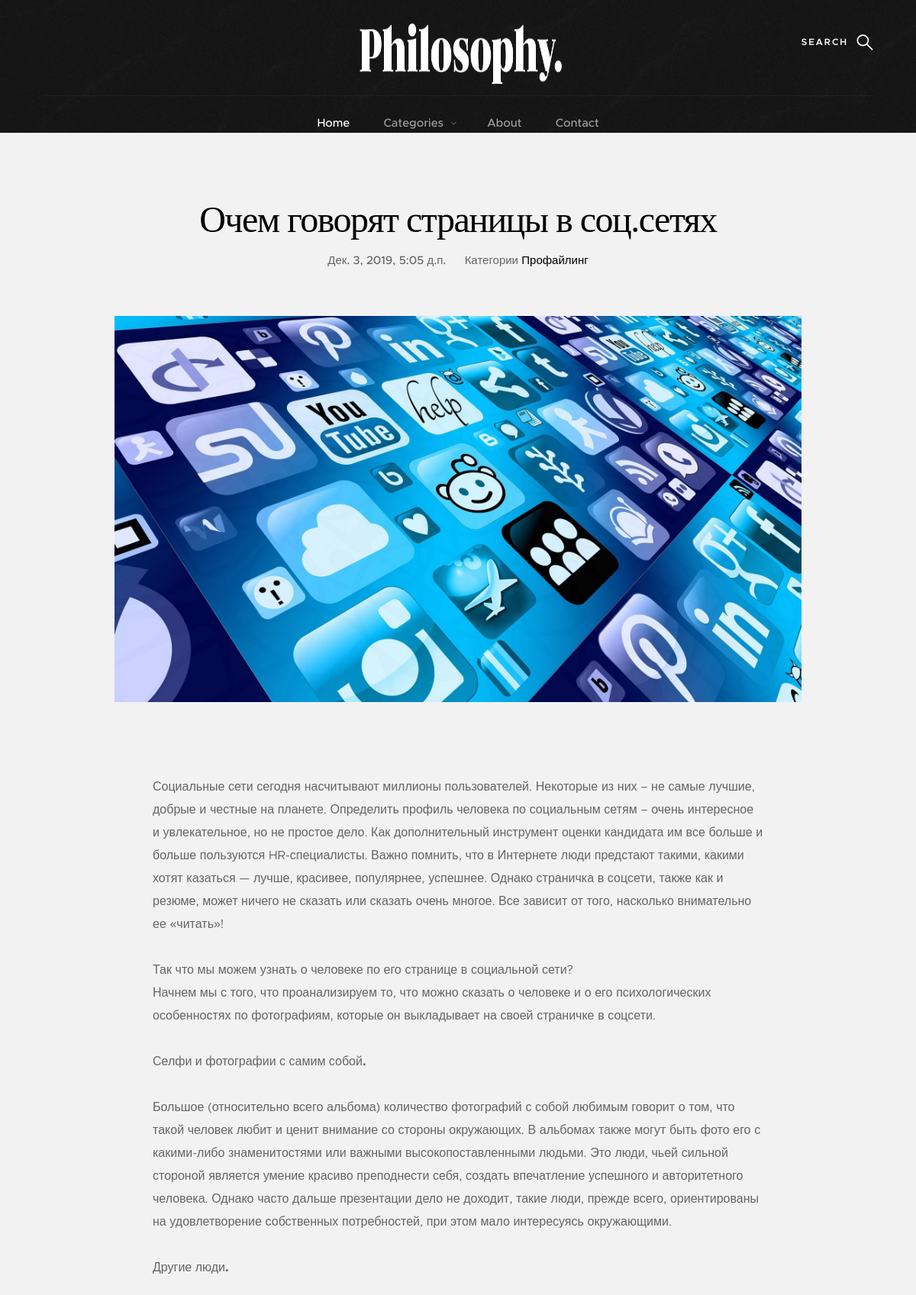
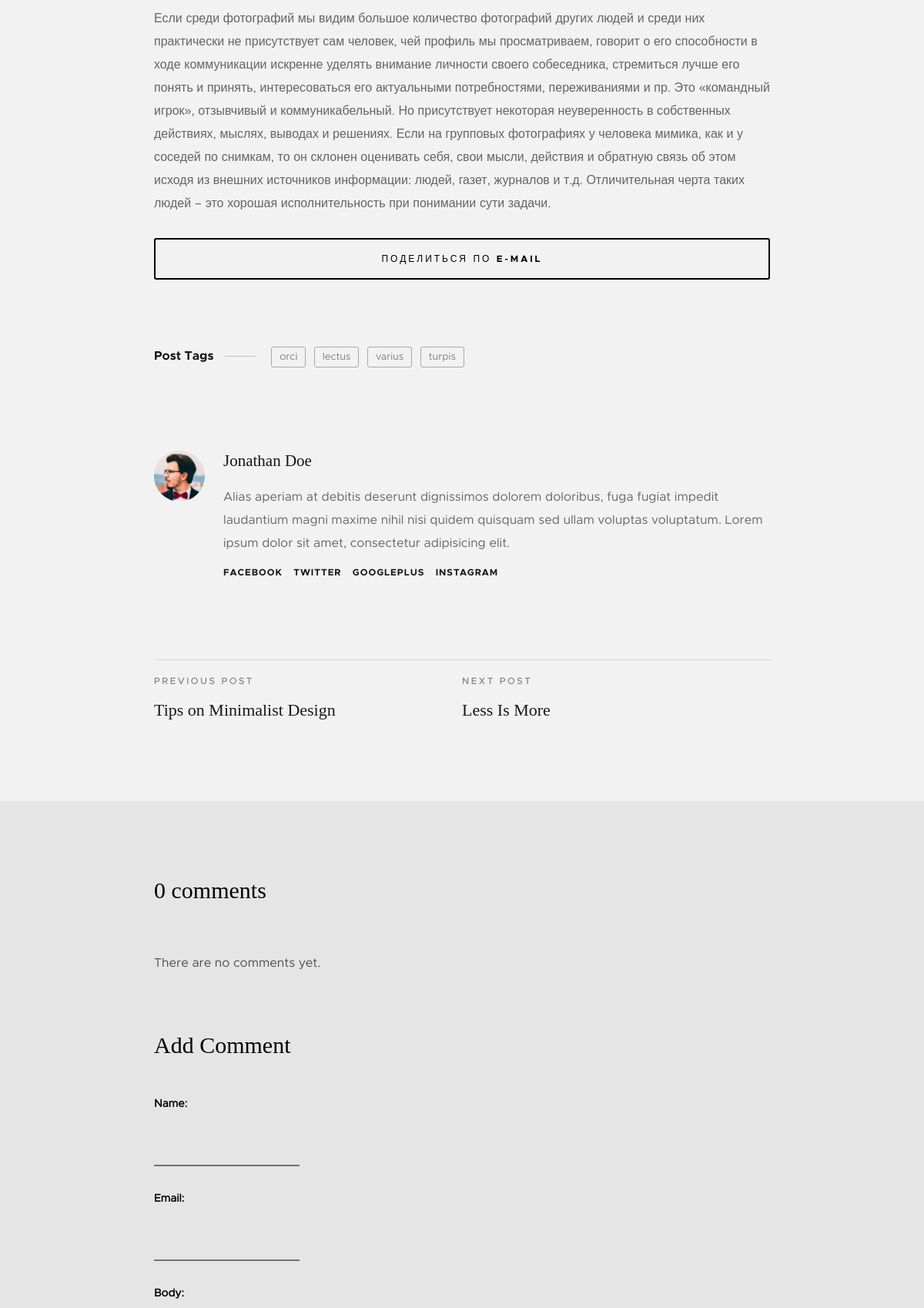
The app's page /2019/12/3/ochem-govoryat-stranicy-v-socsetyah/ (upper part) with its own data (2 pictures, top to bottom).
### Blog/models.py (models this page shows, shortened)
class Post (models.Model):
    STATUS_CHOICES = (('draft', 'Draft'), ('published', 'Published'))
    title = models.CharField(max_length=250, verbose_name='Название')
    category = models.ForeignKey(Category, verbose_name='Категория', on_delete=models.SET_NULL, null=True)
    tag=models.ManyToManyField('Tag', blank=True,related_name='posts')
    slug = models.SlugField(max_length=250, unique_for_date='published')
    author = models.ForeignKey(User, on_delete=models.CASCADE, related_name='blog_posts')
    image = models.ImageField(upload_to= generate_filename, verbose_name='Изображение')
    body = RichTextUploadingField(blank=True, null=True)
    published = models.DateTimeField(default=timezone.now)
    created = models.DateTimeField(auto_now_add=True)
    update = models.DateTimeField(auto_now=True)
    likes = models.PositiveIntegerField(default=0, verbose_name='Лайки')
    dislikes = models.PositiveIntegerField(default=0, verbose_name='Дизлайки')
    status = models.CharField(max_length=10, choices=STATUS_CHOICES, default='draft')
    class Meta:
        ordering = ('-published',)

class Category(models.Model):
    title = models.CharField('Название', max_length=50)
    slug = models.SlugField(null=True)
    class Meta:
        verbose_name = 'Категория'
        verbose_name_plural = 'Категории'
    def __str__(self):
        return self.title

### Blog/views.py (the view)
# urls.py: path('<int:year>/<int:month>/<int:day>/<slug:post>/',post_detail, name='post_detail'),
def post_detail(request, year, month, day, post):
    post = get_object_or_404(Post, slug=post,
                                   status='published',
                                   published__year=year,
                                   published__month=month,
                                   published__day=day)
    comments = post.comments.filter(active=True)
    if request.method == 'POST':
        comment_form = CommentForm(data=request.POST)
        if comment_form.is_valid():
            new_comment = comment_form.save(commit=False)
            new_comment.post = post
            new_comment.save()
    else:
        comment_form = CommentForm()
    return render(request,
                  'Blog/post/single-standard.html',
                 {'post': post,
                  'comments': comments,
                  'comment_form': comment_form})

### Blog/forms.py
class CommentForm(forms.ModelForm):
    class Meta:
        model = Comment
        fields = ('name', 'email', 'body')

### templates/Blog/post/single-standard.html (shortened to what this page needs)
{% load static %}
<head>
    <link rel="stylesheet" href="{% static 'css/base.css'%}">
    <link rel="stylesheet" href="{% static 'css/vendor.css'%}">
    <link rel="stylesheet" href="{% static 'css/main.css'%}">
</head>
<body id="top">
    <div class="s-pageheader">
        <header class="header">
            <div class="header__content row">
                <div class="header__logo">
                    <a class="logo" href="{% url 'blog:post_list' %}">
                        <img src="/media/logo.png" alt="Homepage">
                    </a>
                </div>
                <ul class="header__social">
                    <li>
                        <a href="#0"><i class="fa fa-facebook" aria-hidden="true"></i></a>
                    </li>
                    <li>
                        <a href="#0"><i class="fa fa-twitter" aria-hidden="true"></i></a>
                    </li>
                    <li>
                        <a href="#0"><i class="fa fa-instagram" aria-hidden="true"></i></a>
                    </li>
                    <li>
                        <a href="#0"><i class="fa fa-pinterest" aria-hidden="true"></i></a>
                    </li>
                </ul>
                <a class="header__search-trigger" href="#0"></a>
                <nav class="header__nav-wrap">
                    <ul class="header__nav">
                        <li class="current"><a href="{% url 'blog:post_list' %}" title="">Home</a></li>
                        <li class="has-children">
                            <a href="#0" title="">Categories</a>
                        </li>
                        <li><a href="about.html" title="">About</a></li>
                        <li><a href="contact.html" title="">Contact</a></li>
                    </ul>
                </nav>
            </div>
        </header>
    </div>
    <section class="s-content s-content--narrow s-content--no-padding-bottom">
        <article class="row format-standard">
            <div class="s-content__header col-full">
                <h1 class="s-content__header-title">
                    {{ post.title }}
                </h1>
                <ul class="s-content__header-meta">
                    <li class="date">{{ post.published }}</li>
                    <li class="cat">
                        Категории
                        <a href="#"> {{post.category}}</a>
                    </li>
                </ul>
            </div>
            <div class="s-content__media col-full">
                <div class="s-content__post-thumb">
                    <img src="{{post.image.url}}" >
                </div>
            </div>
            <div class="col-full s-content__main">
                <p class="lead">{{ post.body|safe }}</p>
            <p><a class="btn btn--stroke full-width" href="{% url "blog:post_share" post.id %}">Поделиться по e-mail</a>
                <p class="s-content__tags">
                    <span>Post Tags</span>
                    <span class="s-content__tag-list">
                        <a href="">orci</a>
                        <a href="#0">lectus</a>
                        <a href="#0">varius</a>
                        <a href="#0">turpis</a>
                    </span>
                </p>
                <div class="s-content__author">
                    <img src="images/avatars/user-03.jpg" alt="">
                    <div class="s-content__author-about">
                        <h4 class="s-content__author-name">
                            <a href="#0">Jonathan Doe</a>
                        </h4>
                        <p>Alias aperiam at debitis deserunt dignissimos dolorem doloribus, fuga fugiat impedit laudantium magni maxime nihil nisi quidem quisquam sed ullam voluptas voluptatum. Lorem ipsum dolor sit amet, consectetur adipisicing elit.
                        </p>
                        <ul class="s-content__author-social">
                           <li><a href="#0">Facebook</a></li>
                           <li><a href="#0">Twitter</a></li>
                           <li><a href="#0">GooglePlus</a></li>
                           <li><a href="#0">Instagram</a></li>
                        </ul>
                    </div>
                </div>
                <div class="s-content__pagenav">
                    <div class="s-content__nav">
                        <div class="s-content__prev">
                            <a href="#0" rel="prev">
                                <span>Previous Post</span>
                                Tips on Minimalist Design
                            </a>
                        </div>
                        <div class="s-content__next">
                            <a href="#0" rel="next">
                                <span>Next Post</span>
                                Less Is More
                            </a>
                        </div>
                    </div>
                </div>
            </div>
        </article>
        <div class="comments-wrap">
            <div id="comments" class="row">
                <div class="col-full">
{% with comments.count as total_comments %}
                    <h3 class="h2"> {{ total_comments }} comment{{ total_comments|pluralize }}</h3>
{% endwith %}
                    <ol class="commentlist">
{% for comment in comments %}
                        <li class="depth-1 comment">
                            <div class="comment__avatar">
                                <img width="50" height="50" class="avatar" src="images/avatars/user-01.jpg" alt="">
                            </div>
                            <div class="comment__content">
                                <div class="comment__info">
                                    <cite> Comment {{ forloop.counter }} by {{ comment.name }}</cite>
                                    <div class="comment__meta">
                                        <time class="comment__time">{{ comment.created }}</time>
                                        <a class="reply" href="#0">Reply</a>
                                    </div>
                                </div>
                                <div class="comment__text">
                                <p>{{ comment.body|linebreaks }}</p>
                                </div>
                            </div>
                        </li>
{% empty %}
    <p>There are no comments yet.</p>
{% endfor %}
                    {% if new_comment %}
<h2>Your comment has been added.</h2>
{% else %}
                    <div class="respond">
                        <h3 class="h2">Add Comment</h3>
                        <form name="contactForm" id="contactForm" method="post" action="">
                            <fieldset>
                                {{ comment_form.as_p }}
                            </fieldset>
                        </form>
                    </div>
                </div>
            </div>
        </div>
{% endif %}
    </section>
</body>
</html>

### static/css/base.css (style rules this page uses)
body { margin: 0; }
article, aside, footer, header, nav, section { display: block; }
h1 { font-size: 2em; margin: 0.67em 0; }
a { background-color: transparent; -webkit-text-decoration-skip: objects; }
b, strong { font-weight: inherit; }
b, strong { font-weight: bolder; }
img { border-style: none; }
button, input, optgroup, select, textarea { font-family: sans-serif; font-size: 100%; line-height: 1.15; margin: 0; }
button, input { overflow: visible; }
fieldset { border: 1px solid #c0c0c0; margin: 0 2px; padding: 0.35em 0.625em 0.75em; }
*, *::before, *::after { box-sizing: inherit; }
body { font-weight: normal; line-height: 1; word-wrap: break-word; text-rendering: optimizeLegibility; -webkit-overflow-scrolling: touch; -webkit-text-size-adjust: none; }
body, input, button { -moz-osx-font-smoothing: grayscale; -webkit-font-smoothing: antialiased; }
img, video { max-width: 100%; height: auto; }
div, dl, dt, dd, ul, ol, li, h1, h2, h3, h4, h5, h6, pre, form, p, blockquote, th, td { margin: 0; padding: 0; }
h1, h2, h3, h4, h5, h6 { -webkit-font-smoothing: auto; -webkit-font-smoothing: antialiased; -webkit-font-variant-ligatures: common-ligatures; -moz-font-variant-ligatures: common-ligatures; font-variant-ligatures: common-ligatures; text-rendering: optimizeLegibility; }
em, i { font-style: italic; line-height: inherit; }
strong, b { font-weight: bold; line-height: inherit; }
ol, ul { list-style: none; }
li { display: block; }
a { text-decoration: none; line-height: inherit; }
a img { border: none; }
fieldset { margin: 0; padding: 0; }
input[type="email"], input[type="number"], input[type="search"], input[type="text"], input[type="tel"], input[type="url"], input[type="password"], textarea { -webkit-appearance: none; -moz-appearance: none; -ms-appearance: none; -o-appearance: none; appearance: none; }
.row { width: 94%; max-width: 1200px; margin: 0 auto; }
.row:after { content: ""; display: table; clear: both; }
[class*="col-"] { float: left; padding: 0 20px; }
.col-twelve, .col-full { width: 100%; }
@media only screen and (max-width: 1200px) { [class*="col-"] { padding: 0 15px; } }
.full-width { width: 100%; }

### records on screen
Post: title "Очем говорят страницы в соц.сетях", published "Дек. 3, 2019, 5:05 д.п.", category "Профайлинг", image (picture), body "Социальные сети сегодня насчитывают миллионы пользователей. Некоторые из них – не самые лучшие, добрые и честные на планете. Определить профиль человека по социальным сетям – очень интересное и увлекательное, но не простое дело. Как дополнительный инструмент оценки кандидата им все больше и больше пользуются HR-специалисты. Важно помнить, что в Интернете люди предстают такими, какими хотят казаться — лучше, красивее, популярнее, успешнее. Однако страничка в соцсети, также как и резюме, может ничего не сказать или сказать очень многое. Все зависит от того, насколько внимательно ее «читать»! Так что мы можем узнать о человеке по его странице в социальной сети? Начнем мы с того, что…"

### other values on screen
{{ total_comments }} "0"
